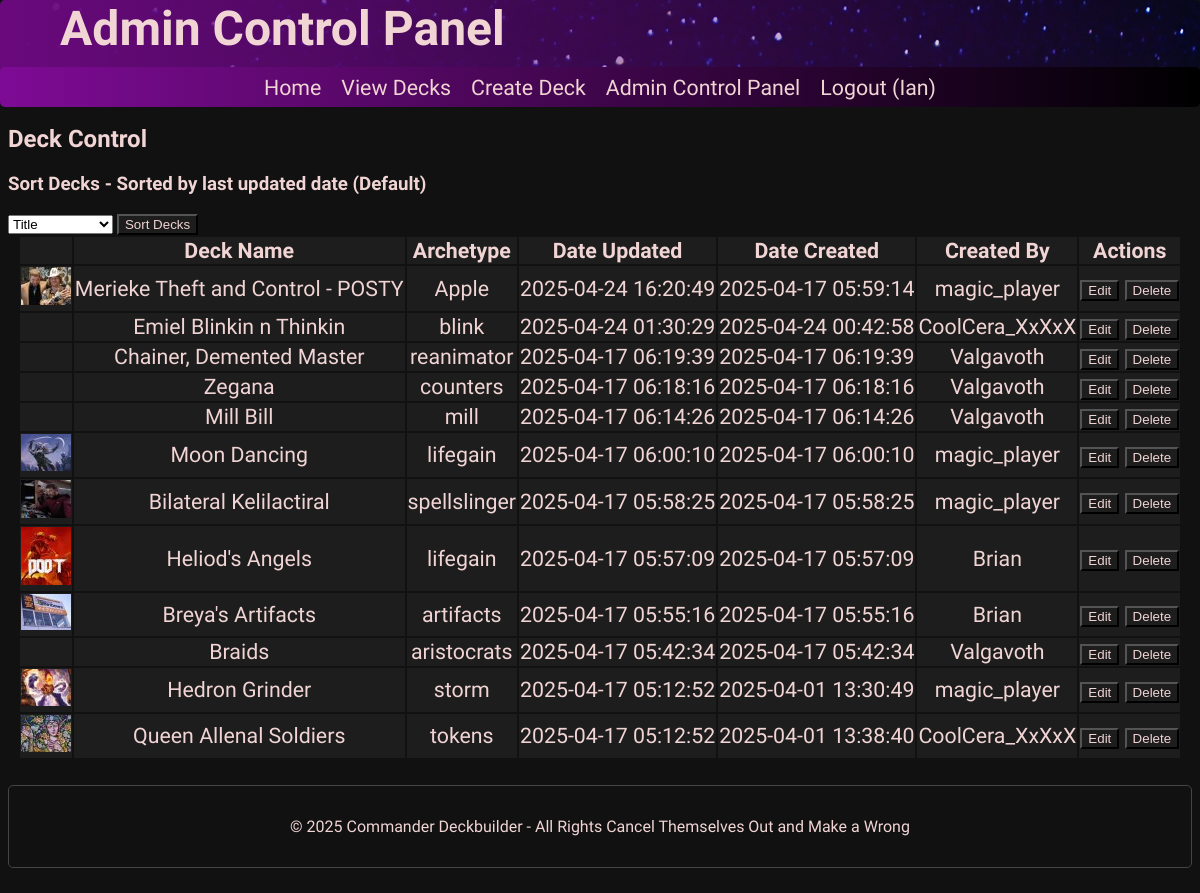
The page /admin_decks.php (signed in) on the database its author committed.
### tables this page shows
CREATE TABLE `decks` (
  `deck_id` int(11) NOT NULL,
  `user_id` int(11) NOT NULL,
  `title` varchar(500) NOT NULL,
  `description` varchar(10000) NOT NULL,
  `created_at` timestamp NOT NULL DEFAULT current_timestamp(),
  `updated_at` timestamp NOT NULL DEFAULT current_timestamp() ON UPDATE current_timestamp(),
  `archetype_id` int(11) NOT NULL,
  `card_id` int(11) NOT NULL
);

CREATE TABLE `archetypes` (
  `archetype_id` int(11) NOT NULL,
  `archetype` varchar(255) NOT NULL
);

CREATE TABLE `users` (
  `user_id` int(11) NOT NULL,
  `username` varchar(50) NOT NULL,
  `password` varchar(255) NOT NULL,
  `email` varchar(255) NOT NULL,
  `role` enum('registered','admin') NOT NULL DEFAULT 'registered',
  `created_at` timestamp NOT NULL DEFAULT current_timestamp()
);

### admin_decks.php (the view, shortened to what this page needs)
<?php
require './includes/connect.php';
$sort_message = "Sorted by last updated date (Default)";
$query_sort = "ORDER BY d.updated_at DESC";
$query = "SELECT d.deck_id, d.title, d.created_at, d.updated_at, d.archetype_id, d.user_id,
        c.name,
        a.archetype_id, a.archetype,
        u.user_id, u.username,
        i.thumbnail_path
        FROM decks d
        JOIN cards c
        ON d.card_id = c.card_id
        JOIN archetypes a
        ON a.archetype_id = d.archetype_id
        JOIN users u
        ON u.user_id = d.user_id
        LEFT OUTER JOIN images i
        ON d.deck_id = i.deck_id
        " . $query_sort;
$statement = $db -> prepare($query);
$statement -> execute();
$decks = $statement -> fetchAll();
?>
<!DOCTYPE html>
<html lang="en">
    <?php include './includes/head.php'; ?>
    <body>
        <header>
        <h1>Admin Control Panel</h1>
        <?php include './includes/navbar.php'; ?>
        </header>
        <h2>Deck Control</h2>
        <form action="admin_decks.php" method="post">
            <h3>Sort Decks - <?= $sort_message ?></h3>
            <select name="sorting-method" id="sorting-method">
                <option value="title">Title</option>
            </select>
            <input type="submit" name="sort" value="Sort Decks">
        </form>
        <table>
            <tr class="deck">
                <th></th>
                <th>Deck Name</th>
                <th>Archetype</th>
                <th>Date Updated</th>
                <th>Date Created</th>
                <th>Created By</th>
                <th>Actions</th>
            </tr>
        <?php foreach ($decks as $deck): ?>
            <tr class="deck">
                    <td>
                        <?php if ($deck['thumbnail_path']): ?>
                            <img src="<?= str_replace('\\', '/', $deck['thumbnail_path']) ?>" alt="Deck Thumbnail" />
                        <?php endif ?>
                    </td>
                    <td>
                        <?= $deck['title'] ?>
                    </td>
                    <td>
                        <?= $deck['archetype'] ?>
                    </td>
                    <td>
                        <?= $deck['updated_at'] ?>
                    </td>
                    <td>
                        <?= $deck['created_at'] ?>
                    </td>
                    <td>
                        <?= $deck['username'] ?>
                    </td>
                    <td>
                    <form action="admin_decks.php" method="post">
                        <input type="submit" name="edit-deck" value="Edit">
                        <input type="submit" name="delete-deck" value="Delete">
                    </form>
                    </td>
            </tr>
        <?php endforeach; ?>
        </table>
        <?php include './includes/footer.php'; ?>
    </body>
</html>

### styles.css (style rules this page uses)
* { box-sizing: border-box; list-style: none; }
html { margin: 0px; padding: 0px; background-color: #111; color: #f1d4d4; font-family: Grenze, Geneva, Tahoma, sans-serif; }
table { margin: 0px auto; }
.deck { margin: 10px; padding: 15px; padding-bottom: 30px; font-size: 16pt; border: 1px solid #c060a1; border-radius: 5px; text-align: center; background-color: #1d1d1d; }
header { margin: 0px auto; top: 0px; left: 50%; transform: translateX(-50%); background-image: linear-gradient( to right, rgba(106, 9, 125, 1), rgba(106, 9, 125, 0) ), url("images/galaxy-banner.png"); width: 100%; height: 100px; border-radius: 5px; position: fixed; }
body { margin-top: 125px; }
header h1 { margin: 0px; padding-top: 0px; padding-left: 5%; font-size: 36pt; }
input, textarea { background-color: #1d1d1d; color: #f1d4d4; }

### rows shown on the page
decks: shows a picture, title "Merieke Theft and Control - POSTY", archetype.archetype "Apple", updated_at "2025-04-24 16:20:49", created_at "2025-04-17 05:59:14", user.username "magic_player"
decks: title "Emiel Blinkin n Thinkin", archetype.archetype "blink", updated_at "2025-04-24 01:30:29", created_at "2025-04-24 00:42:58", user.username "CoolCera_XxXxX"
decks: title "Chainer, Demented Master", archetype.archetype "reanimator", updated_at "2025-04-17 06:19:39", created_at "2025-04-17 06:19:39", user.username "Valgavoth"
decks: title "Zegana", archetype.archetype "counters", updated_at "2025-04-17 06:18:16", created_at "2025-04-17 06:18:16", user.username "Valgavoth"
decks: title "Mill Bill", archetype.archetype "mill", updated_at "2025-04-17 06:14:26", created_at "2025-04-17 06:14:26", user.username "Valgavoth"
decks: shows a picture, title "Moon Dancing", archetype.archetype "lifegain", updated_at "2025-04-17 06:00:10", created_at "2025-04-17 06:00:10", user.username "magic_player"
decks: shows a picture, title "Bilateral Kelilactiral", archetype.archetype "spellslinger", updated_at "2025-04-17 05:58:25", created_at "2025-04-17 05:58:25", user.username "magic_player"
decks: shows a picture, title "Heliod's Angels", archetype.archetype "lifegain", updated_at "2025-04-17 05:57:09", created_at "2025-04-17 05:57:09", user.username "Brian"
decks: shows a picture, title "Breya's Artifacts", archetype.archetype "artifacts", updated_at "2025-04-17 05:55:16", created_at "2025-04-17 05:55:16", user.username "Brian"
decks: title "Braids", archetype.archetype "aristocrats", updated_at "2025-04-17 05:42:34", created_at "2025-04-17 05:42:34", user.username "Valgavoth"
decks: shows a picture, title "Hedron Grinder", archetype.archetype "storm", updated_at "2025-04-17 05:12:52", created_at "2025-04-01 13:30:49", user.username "magic_player"
decks: shows a picture, title "Queen Allenal Soldiers", archetype.archetype "tokens", updated_at "2025-04-17 05:12:52", created_at "2025-04-01 13:38:40", user.username "CoolCera_XxXxX"

### other values the page prints
$_SESSION['username'] "Ian"
$sort_message "Sorted by last updated date (Default)"
